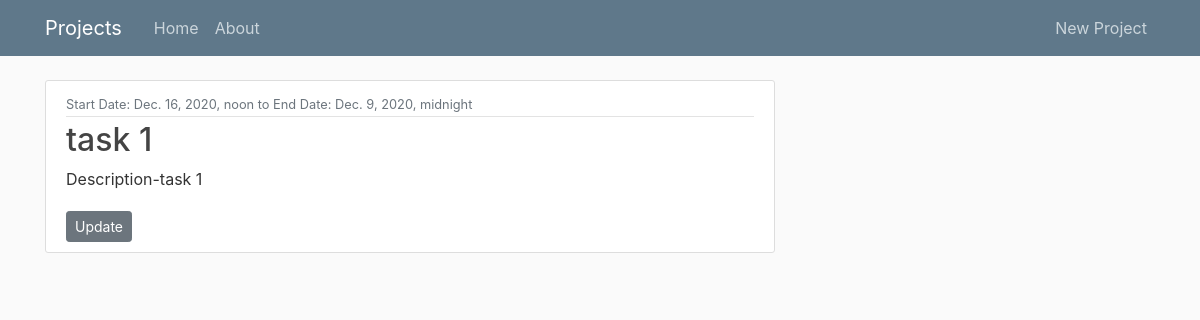
The app's page /project/1/task/1/ with its own data.
### project/models.py (models this page shows, shortened)
class Tasks(models.Model):
    name = models.CharField(max_length=100)
    description = models.TextField()
    start_date = models.DateTimeField()
    end_date = models.DateTimeField()
    project_post = models.ForeignKey(  # foreign key for project model
        'Project_post', related_name='tasks', on_delete=models.CASCADE)
    def __str__(self):
        return self.name

### project/views.py (the view)
# urls.py: path('task/<int:pk1>/', TaskDetailView.as_view(), name='task-detail'),
class TaskDetailView(DetailView):
    model = Tasks
    def get_context_data(self, **kwargs):
        context = super().get_context_data(**kwargs)
        pk1 = self.kwargs['pk1']
        context["task"] = Tasks.objects.filter(id=pk1).first()
        print(context)
        return context

### project/templates/project/tasks_detail.html
{% extends "project/base.html" %}
{% block content %}
<article class="media content-section">
    <div class="media-body">
        <div class="article-metadata">
            <small class="text-muted">Start Date: {{ task.start_date }} to End Date: {{ task.end_date }}</small>
        </div>
        <h2 class="article-title"> {{ task.name }}</h2>
        <p class="article-content">Description-{{ task.description }}</p>
        <a class='btn btn-secondary btn-sm mt-1' href="{%  url 'task-update' task.id%}">
            Update</a>
    </div>
</article>
{% endblock content %}

### project/static/project/main.css (style rules this page uses)
body { background: #fafafa; color: #333333; margin-top: 5rem; }
h1, h2, h3, h4, h5, h6 { color: #444444; }
.content-section { background: #ffffff; padding: 10px 20px; border: 1px solid #dddddd; border-radius: 3px; margin-bottom: 20px; }
.article-title { color: #444444; }
.article-content { white-space: pre-line; }
.article-metadata { padding-bottom: 1px; margin-bottom: 4px; border-bottom: 1px solid #e3e3e3 }

### records on screen
Tasks: start_date "Dec. 16, 2020, noon", end_date "Dec. 9, 2020, midnight", name "task 1", description "task 1"
